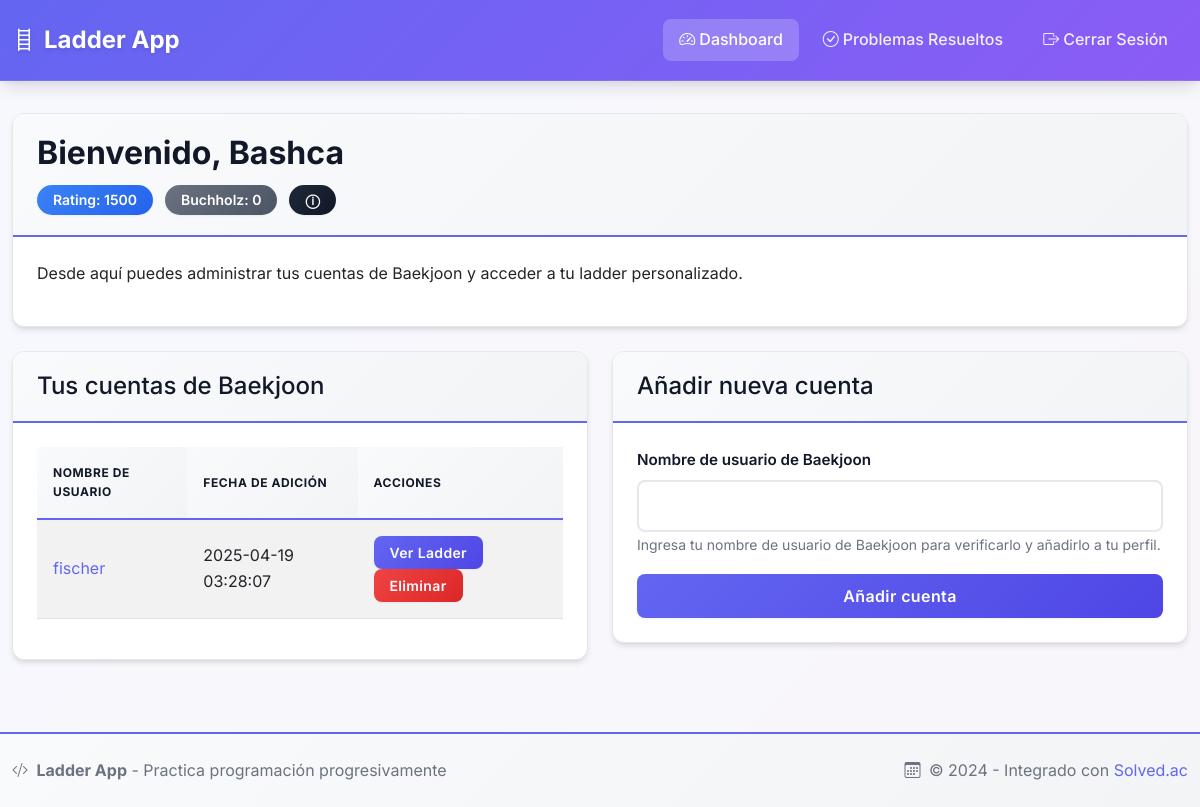
The app's page /dashboard (signed in) with its own data.
### tables this page shows
CREATE TABLE users (
        id INTEGER PRIMARY KEY AUTOINCREMENT,
        username TEXT UNIQUE NOT NULL,
        email TEXT UNIQUE NOT NULL,
        password_hash TEXT NOT NULL
    , rating INTEGER DEFAULT 1500, is_admin INTEGER DEFAULT 0);

CREATE TABLE baekjoon_accounts (
        id INTEGER PRIMARY KEY AUTOINCREMENT,
        user_id INTEGER NOT NULL,
        baekjoon_username TEXT NOT NULL,
        added_on TIMESTAMP DEFAULT CURRENT_TIMESTAMP,
        FOREIGN KEY (user_id) REFERENCES users (id),
        UNIQUE(user_id, baekjoon_username)
    );

### app/routes/main.py (the view, shortened to what this page needs)
@main.route('/dashboard', methods=['GET', 'POST'])
@login_required
def dashboard():
    from app.utils.problem_recommender import ProblemRecommender
    form = BaekjoonAccountForm()
    buchholz_value = ProblemRecommender.calculate_buchholz(current_user.id)
    accounts = BaekjoonAccount.get_accounts_by_user_id(current_user.id)
    leaderboard_positions = SolvedProblem.get_user_leaderboard_positions(current_user.id)
    return render_template(
        'dashboard.html',
        form=form,
        accounts=accounts,
        leaderboard_positions=leaderboard_positions,
        buchholz=buchholz_value
    )

### app/routes/main.py
class BaekjoonAccountForm(FlaskForm):
    username = StringField('Nombre de usuario de Baekjoon', validators=[DataRequired()])
    submit = SubmitField('Añadir cuenta')

### app/__init__.py (called while the page is built)
@login_manager.user_loader
def load_user(user_id):
    return User.get(user_id)

### app/db.py (called while the page is built)
    @staticmethod
    def get_connection(dict_cursor=True):
        if DB_TYPE == 'postgresql':
            try:
                if dict_cursor:
                    print(f"Conectando a PostgreSQL con URL: {DATABASE_URL}")
                    return psycopg2.connect(DATABASE_URL, cursor_factory=RealDictCursor)
                else:
                    return psycopg2.connect(DATABASE_URL)
            except Exception as e:
                print(f"Error de conexión a PostgreSQL: {e}")
                print(f"URL: {DATABASE_URL}")
                raise
        else:
            print(f"Conectando a SQLite en: {DATABASE_PATH}")
            conn = sqlite3.connect(DATABASE_PATH)
            if dict_cursor:
                conn.row_factory = sqlite3.Row
            return conn

### app/models/baekjoon_account.py (called while the page is built)
    @staticmethod
    def get_accounts_by_user_id(user_id):
        from app.db import Database
        if DB_TYPE == 'postgresql':
            query = "SELECT * FROM baekjoon_accounts WHERE user_id = %s ORDER BY added_on DESC"
        else:
            query = "SELECT * FROM baekjoon_accounts WHERE user_id = ? ORDER BY added_on DESC"
        results = Database.execute_query(query, (user_id,))
        accounts = []
        for account_data in results:
            accounts.append(BaekjoonAccount(
                id=account_data[0],          # id
                user_id=account_data[1],     # user_id
                baekjoon_username=account_data[2],  # baekjoon_username
                added_on=account_data[3]     # added_on
            ))
        return accounts

### app/models/solved_problem.py (called while the page is built)
    @staticmethod
    def get_user_leaderboard_positions(user_id):
        conn = sqlite3.connect('app.db')
        conn.row_factory = sqlite3.Row
        cursor = conn.cursor()
        cursor.execute(
            "SELECT problem_id, problem_title, position FROM solved_problems WHERE user_id = ? ORDER BY position ASC",
            (user_id,)
        )
        positions = cursor.fetchall()
        conn.close()
        return positions

### app/templates/dashboard.html (shortened to what this page needs)
{% extends "base.html" %}
{% block content %}
<div class="row mb-4">
    <div class="col-md-12">
        <div class="card">
            <div class="card-header">
                <h2 class="card-title">Bienvenido, {{ current_user.username }}</h2>
                <div class="rating-info">
                    <span class="badge bg-info">Rating: {{ current_user.rating }}</span>
                    <span class="badge {% if buchholz > 0 %}bg-success{% elif buchholz < 0 %}bg-danger{% else %}bg-secondary{% endif %}">Buchholz: {{ buchholz|round }}</span>
                    <span class="badge bg-dark" data-bs-toggle="tooltip" title="El buchholz es un valor que indica si estás resolviendo problemas por encima (positivo) o por debajo (negativo) de tu nivel actual">ⓘ</span>
                </div>
            </div>
            <div class="card-body">
                <p>Desde aquí puedes administrar tus cuentas de Baekjoon y acceder a tu ladder personalizado.</p>
            </div>
        </div>
    </div>
</div>
<div class="row">
    <div class="col-md-6">
        <div class="card mb-4">
            <div class="card-header">
                <h4>Tus cuentas de Baekjoon</h4>
            </div>
            <div class="card-body">
                {% if accounts %}
                <div class="table-responsive">
                    <table class="table table-striped">
                        <thead>
                            <tr>
                                <th>Nombre de usuario</th>
                                <th>Fecha de adición</th>
                                <th>Acciones</th>
                            </tr>
                        </thead>
                        <tbody>
                            {% for account in accounts %}
                            <tr>
                                <td>
                                    <a href="https://solved.ac/profile/{{ account.baekjoon_username }}" target="_blank">
                                        {{ account.baekjoon_username }}
                                    </a>
                                </td>
                                <td>{{ account.added_on }}</td>
                                <td>
                                    <a href="{{ url_for('main.view_ladder', account_id=account.id) }}" class="btn btn-sm btn-primary">
                                        Ver Ladder
                                    </a>
                                    <form action="{{ url_for('main.delete_account', account_id=account.id) }}" method="POST" class="d-inline">
                                        <button type="submit" class="btn btn-sm btn-danger" onclick="return confirm('¿Estás seguro de eliminar esta cuenta?')">
                                            Eliminar
                                        </button>
                                    </form>
                                </td>
                            </tr>
                            {% endfor %}
                        </tbody>
                    </table>
                </div>
                {% else %}
                <p class="text-muted">No tienes cuentas de Baekjoon registradas.</p>
                {% endif %}
            </div>
        </div>
    </div>
    <div class="col-md-6">
        <div class="card mb-4">
            <div class="card-header">
                <h4>Añadir nueva cuenta</h4>
            </div>
            <div class="card-body">
                <form method="POST" action="{{ url_for('main.dashboard') }}">
                    <div class="mb-3">
                        {{ form.username.label(class="form-label") }}
                        {{ form.username(class="form-control") }}
                        <small class="form-text text-muted">
                            Ingresa tu nombre de usuario de Baekjoon para verificarlo y añadirlo a tu perfil.
                        </small>
                    </div>
                    <div class="d-grid">
                        {{ form.submit(class="btn btn-primary") }}
                    </div>
                </form>
            </div>
        </div>
    </div>
</div>
{% endblock %}

### app/static/css/style.css (style rules this page uses)
:root { --primary-color: #6366f1; --primary-dark: #4f46e5; --secondary-color: #8b5cf6; --success-color: #10b981; --danger-color: #ef4444; --warning-color: #f59e0b; --info-color: #3b82f6; --dark-color: #1f2937; --light-bg: #f9fafb; --card-bg: #ffffff; --text-primary: #111827; --text-secondary: #6b7280; --border-color: #e5e7eb; --shadow-sm: 0 1px 2px 0 rgba(0, 0, 0, 0.05); --shadow-md: 0 4px 6px -1px rgba(0, 0, 0, 0.1), 0 2px 4px -1px rgba(0, 0, 0, 0.06); --shadow-lg: 0 10px 15px -3px rgba(0, 0, 0, 0.1), 0 4px 6px -2px rgba(0, 0, 0, 0.05); --shadow-xl: 0 20px 25px -5px rgba(0, 0, 0, 0.1), 0 10px 10px -5px rgba(0, 0, 0, 0.04); --border-radius: 12px; --border-radius-sm: 8px; --transition: all 0.3s cubic-bezier(0.4, 0, 0.2, 1); }
* { margin: 0; padding: 0; box-sizing: border-box; }
body { min-height: 100vh; display: flex; flex-direction: column; background: linear-gradient(135deg, #667eea 0%, #764ba2 100%); background-attachment: fixed; font-family: 'Inter', -apple-system, BlinkMacSystemFont, 'Segoe UI', Roboto, Oxygen, Ubuntu, Cantarell, sans-serif; color: var(--text-primary); line-height: 1.6; }
body::before { content: ''; position: fixed; top: 0; left: 0; width: 100%; height: 100%; background: rgba(255, 255, 255, 0.95); z-index: -1; }
.card { background: var(--card-bg); border-radius: var(--border-radius); border: 1px solid var(--border-color); box-shadow: var(--shadow-md); transition: var(--transition); overflow: hidden; animation: fadeInUp 0.5s ease-out; }
.card-header { background: linear-gradient(135deg, #f9fafb 0%, #f3f4f6 100%); border-bottom: 2px solid var(--primary-color); font-weight: 600; padding: 1.25rem 1.5rem; color: var(--text-primary); }
.card-header h2, .card-header h3, .card-header h4 { margin-bottom: 0; color: var(--text-primary); }
.card-body { padding: 1.5rem; }
.card-title { font-weight: 700; color: var(--text-primary); margin-bottom: 0.5rem; }
.badge { padding: 0.5rem 1rem; border-radius: 50px; font-weight: 600; font-size: 0.875rem; box-shadow: var(--shadow-sm); transition: var(--transition); }
.badge.bg-info { background: linear-gradient(135deg, var(--info-color) 0%, #2563eb 100%) !important; }
.badge.bg-secondary { background: linear-gradient(135deg, #6b7280 0%, #4b5563 100%) !important; }
.badge.bg-dark { background: linear-gradient(135deg, var(--dark-color) 0%, #111827 100%) !important; }
.btn { border-radius: var(--border-radius-sm); font-weight: 600; padding: 0.625rem 1.5rem; border: none; transition: var(--transition); box-shadow: var(--shadow-sm); text-transform: none; letter-spacing: 0.025em; }
.btn-primary { background: linear-gradient(135deg, var(--primary-color) 0%, var(--primary-dark) 100%); color: white; }
.btn-danger { background: linear-gradient(135deg, var(--danger-color) 0%, #dc2626 100%); color: white; }
.btn-sm { padding: 0.375rem 1rem; font-size: 0.875rem; }
.form-label { font-weight: 600; color: var(--text-primary); margin-bottom: 0.5rem; font-size: 0.95rem; }
.form-control, .form-select { border: 2px solid var(--border-color); border-radius: var(--border-radius-sm); padding: 0.75rem 1rem; transition: var(--transition); font-size: 1rem; background: white; }
.form-text { font-size: 0.875rem; color: var(--text-secondary); margin-top: 0.5rem; }
.table { border-collapse: separate; border-spacing: 0; }
.table thead th { background: linear-gradient(135deg, #f9fafb 0%, #f3f4f6 100%); color: var(--text-primary); font-weight: 700; text-transform: uppercase; font-size: 0.75rem; letter-spacing: 0.05em; border-bottom: 2px solid var(--primary-color); padding: 1rem; }
.table tbody tr { transition: var(--transition); }
.table-striped tbody tr:nth-of-type(odd) { background-color: rgba(0, 0, 0, 0.02); }
.table td, .table th { padding: 1rem; vertical-align: middle; }
.rating-info { display: flex; gap: 0.75rem; align-items: center; flex-wrap: wrap; margin-top: 0.75rem; }
a { color: var(--primary-color); text-decoration: none; transition: var(--transition); }
.text-muted { color: var(--text-secondary) !important; }
.d-grid { display: grid; }

### records on screen
users: username "Bashca", rating "1500"
baekjoon_accounts: baekjoon_username "fischer", added_on "2025-04-19 03:28:07"

### other values on screen
{{ buchholz|round }} "0"
